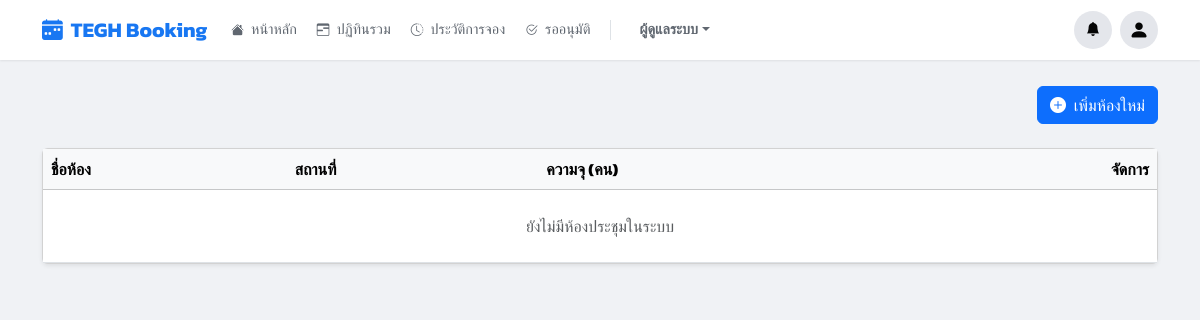
Before: /manage/rooms/ (signed in) with the older database file.
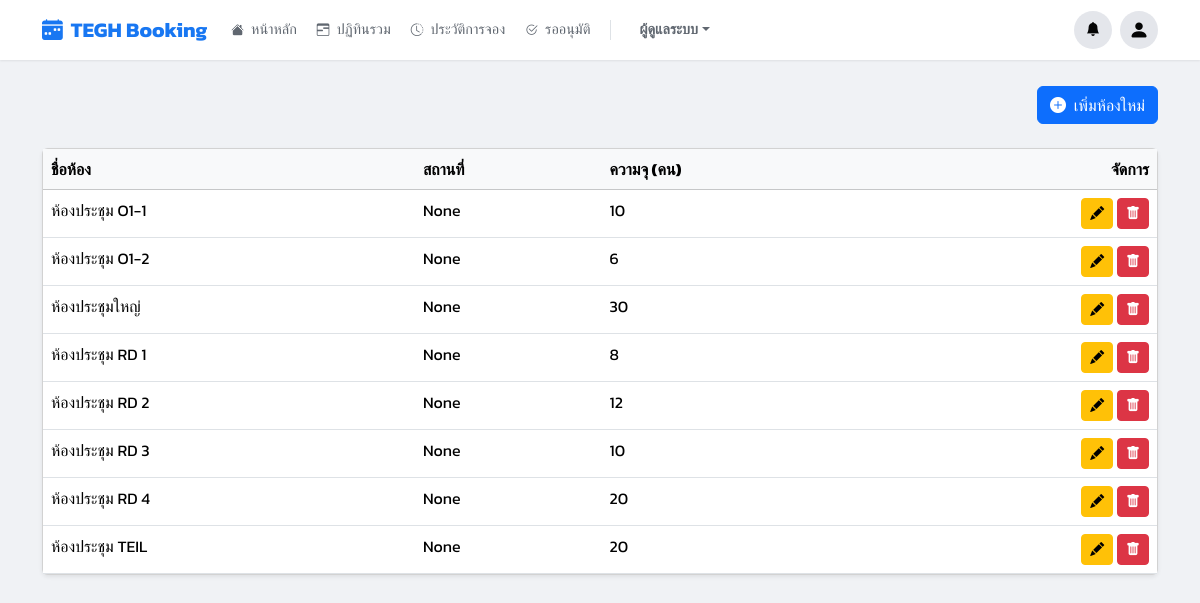
After: the same page with the newer database file.
### booking/models.py (models this page shows, shortened)
class Room(models.Model):
    name = models.CharField(max_length=100)
    building = models.CharField(max_length=100, blank=True, null=True)
    floor = models.CharField(max_length=50, blank=True, null=True)
    location = models.CharField(max_length=255, blank=True, null=True, help_text="")
    capacity = models.PositiveIntegerField(default=1)
    equipment_in_room = models.TextField(blank=True, null=True, help_text="ระบุอุปกรณ์แต่ละอย่างในบรรทัดใหม่")
    image = models.ImageField(upload_to='room_images/', blank=True, null=True, verbose_name="รูปภาพห้อง")
    approver = models.ForeignKey(
        User,
        on_delete=models.SET_NULL,
        null=True,
        blank=True,
        related_name='approvable_rooms',
        help_text="เลือก User ที่มีสิทธิ์อนุมัติห้องนี้ (ถ้าเว้นว่าง = Admin กลาง)"
    )
    is_maintenance = models.BooleanField(
        default=False,
        verbose_name="ปิดปรับปรุง (โหมดแมนนวล)",
    )
    maintenance_start = models.DateTimeField(
        null=True, blank=True,
        verbose_name="เริ่มปิดปรับปรุง (อัตโนมัติ)"
    )
    maintenance_end = models.DateTimeField(
        null=True, blank=True,
        verbose_name="สิ้นสุดปิดปรับปรุง (อัตโนมัติ)"
    )
    line_notify_token = models.CharField(
        max_length=50,
        blank=True,
        null=True,
        verbose_name="LINE Notify Token",
        help_text="โทเคนสำหรับแจ้งเตือนไปยังกลุ่ม LINE ประจำห้อง (ถ้ามี)"
    )
    teams_webhook_url = models.TextField(
        blank=True,
        null=True,
        verbose_name="Teams Webhook URL",
        help_text="URL สำหรับแจ้งเตือนไปยัง Channel Teams ประจำห้อง (ถ้ามี)"
    )

### booking/views.py (the view)
# urls.py: path('manage/rooms/', views.room_management_view, name='rooms'),
@login_required
@user_passes_test(is_admin)
def room_management_view(request): return render(request, 'pages/rooms.html', {**get_base_context(request), 'rooms': Room.objects.all()})

### booking/views.py (called while the page is built)
def is_admin(user):
    return user.is_authenticated and (user.is_superuser or user.groups.filter(name='Admin').exists())

def is_approver_or_admin(user):
    return user.is_authenticated and (user.is_superuser or user.groups.filter(name__in=['Approver', 'Admin']).exists())

### templates/pages/rooms.html (shortened to what this page needs)
{% extends 'base.html' %}
{% load static %}
{% block content %}
<div class="d-flex justify-content-end align-items-center mb-4">
    <a href="{% url 'add_room' %}" class="btn btn-primary">
        <i class="bi bi-plus-circle-fill me-1"></i> เพิ่มห้องใหม่
    </a>
</div>
<div class="card shadow-sm">
    <div class="card-body p-0">
        <div class="table-responsive">
            <table class="table table-hover mb-0">
                <thead class="table-light">
                    <tr>
                        <th>ชื่อห้อง</th>
                        <th>สถานที่</th>
                        <th>ความจุ (คน)</th>
                        <th class="text-end">จัดการ</th>
                    </tr>
                </thead>
                <tbody>
                    {% for room in rooms %}
                    <tr>
                        <td>{{ room.name }}</td>
                        <td>{{ room.location }}</td>
                        <td>{{ room.capacity }}</td>
                        <td class="text-end">
                            <a href="{% url 'edit_room' room.id %}" class="btn btn-sm btn-warning"><i class="bi bi-pencil-fill"></i></a>
                            <button type="button" class="btn btn-sm btn-danger" data-bs-toggle="modal" data-bs-target="#deleteRoomModal-{{ room.id }}"><i class="bi bi-trash-fill"></i></button>
                        </td>
                    </tr>
                    {% empty %}
                    <tr><td colspan="4" class="text-center text-muted py-4">ยังไม่มีห้องประชุมในระบบ</td></tr>
                    {% endfor %}
                </tbody>
            </table>
        </div>
    </div>
</div>
{% endblock %}

Changed rows visible on the page:
added Room: name "ห้องประชุม O1-1", location "None", capacity "10"
added Room: name "ห้องประชุม O1-2", location "None", capacity "6"
added Room: name "ห้องประชุมใหญ่", location "None", capacity "30"
added Room: name "ห้องประชุม RD 1", location "None", capacity "8"
added Room: name "ห้องประชุม RD 2", location "None", capacity "12"
added Room: name "ห้องประชุม RD 3", location "None", capacity "10"
added Room: name "ห้องประชุม RD 4", location "None", capacity "20"
added Room: name "ห้องประชุม TEIL", location "None", capacity "20"
Other visible differences:
text no longer shown: "ยังไม่มีห้องประชุมในระบบ"
